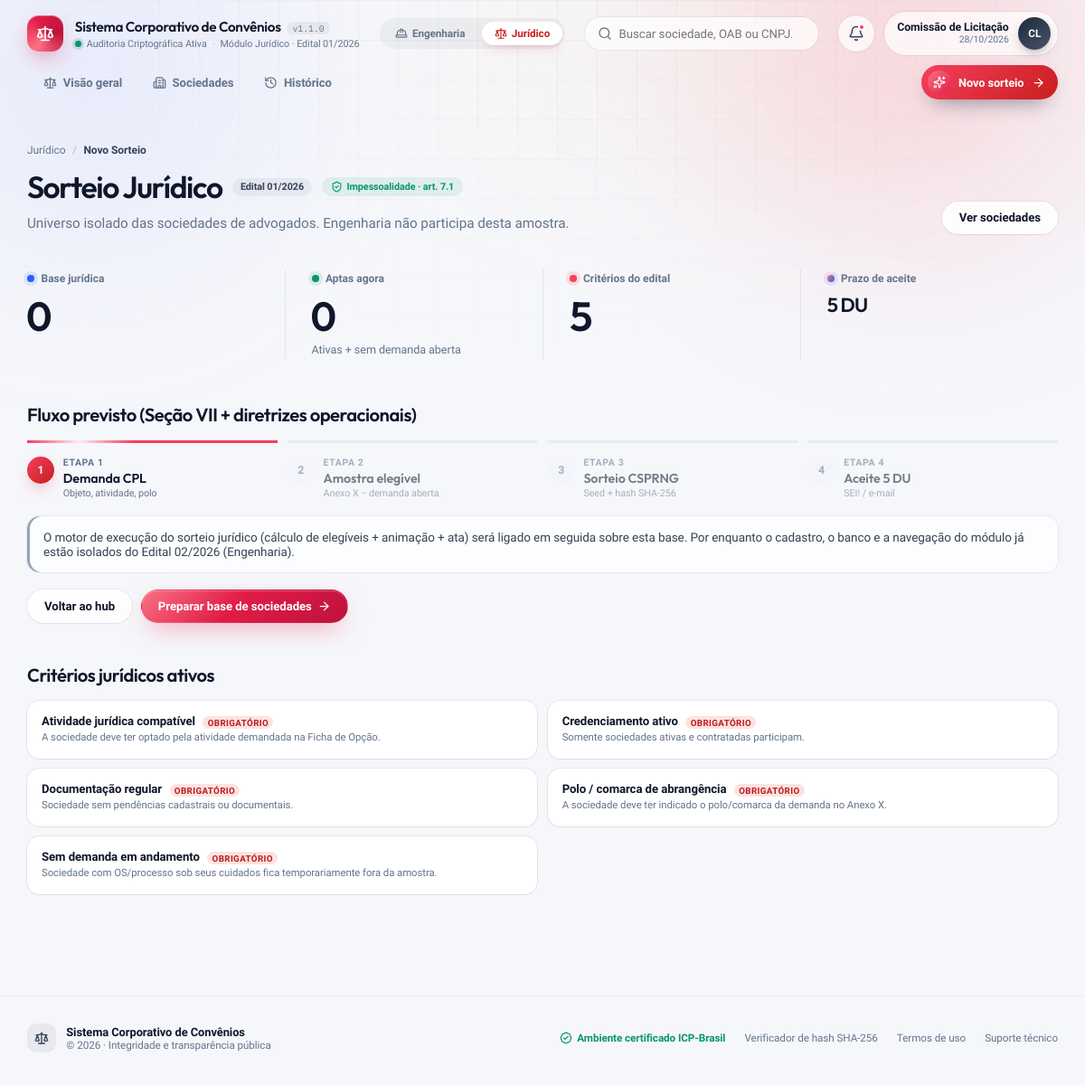
Screenshot of /index.php?page=juridico-sorteio with the database file from the repository.
### tables this page shows
CREATE TABLE IF NOT EXISTS juridico_criterios (
  codigo VARCHAR(60) PRIMARY KEY,
  nome VARCHAR(160) NOT NULL,
  descricao VARCHAR(500) NOT NULL DEFAULT '',
  obrigatorio TINYINT(1) NOT NULL DEFAULT 0,
  tipo VARCHAR(40) NOT NULL DEFAULT 'boolean',
  ativo TINYINT(1) NOT NULL DEFAULT 1
);

### index.php (called while the page is built, shortened)
<?php
require_once __DIR__ . '/utils/helpers.php';
require_once __DIR__ . '/services/JuridicoService.php';
$page = $_GET['page'] ?? 'dashboard';
$isJuridico = str_starts_with($page, 'juridico-');
$currentPage = $page;
require __DIR__ . '/layouts/main.php';

### utils/helpers.php (called while the page is built, shortened)
<?php
function app_config(?string $key = null, mixed $default = null): mixed
{
    static $config = null;
    if ($config === null) {
        $config = require dirname(__DIR__) . '/config/app.php';
    }
    $parts = explode('.', $key);
    $value = $config;
    foreach ($parts as $part) {
        $value = $value[$part];
    }
    return $value;
}
function e(?string $value): string
{
    return htmlspecialchars((string) $value, ENT_QUOTES | ENT_SUBSTITUTE, 'UTF-8');
}
function page_url(string $page, array $params = []): string
{
    $query = array_merge(['page' => $page], $params);
    return 'index.php?' . http_build_query($query);
}

### config/app.php (called while the page is built, shortened)
<?php
return [
    'name' => 'Sorteador de Convênios',
    'short_name' => 'Sorteador',
    'version' => '1.1.0',
    'org' => 'Sistema Corporativo de Convênios',
    'timezone' => 'America/Sao_Paulo',
    'locale' => 'pt_BR',
    'database' => [
        'enabled' => true,
        'driver' => 'mysql',
    ],
    'auth' => [
        'enabled' => false,
        'default_user' => [
            'id' => 'USR-001',
            'nome' => 'Operador Demo',
            'email' => 'operador@empresa.local',
            'perfil' => 'administrador',
        ],
    ],
    'geo' => [
        'provider' => 'mock',
        'enabled' => false,
    ],
    'draw' => [
        'mode' => 'mock',
        'auditable' => false,
    ],
];

### services/JuridicoService.php (called while the page is built, shortened)
<?php
require_once dirname(__DIR__) . '/utils/helpers.php';
final class JuridicoService
{
    public function getCatalogo(): array
    {
        if ($this->dbEnabled()) {
            try {
                $pdo = Database::pdo();
                $atividades = [];
                foreach ($pdo->query('SELECT codigo, nome FROM juridico_atividades_catalogo WHERE ativo = 1 ORDER BY nome') as $row) {
                    $atividades[$row['codigo']] = $row['nome'];
                }
                $polos = [];
                foreach ($pdo->query('SELECT codigo, nome FROM juridico_polos_catalogo WHERE ativo = 1 ORDER BY nome') as $row) {
                    $polos[$row['codigo']] = $row['nome'];
                }
                $criterios = [];
                foreach ($pdo->query('SELECT codigo, nome, descricao, obrigatorio FROM juridico_criterios WHERE ativo = 1') as $row) {
                    $criterios[] = [
                        'codigo' => $row['codigo'],
                        'nome' => $row['nome'],
                        'descricao' => $row['descricao'],
                        'obrigatorio' => (bool) $row['obrigatorio'],
                    ];
                }
                if ($atividades !== []) {
                    return compact('atividades', 'polos', 'criterios');
                }
            } catch (Throwable) {
            }
        }
        return require dirname(__DIR__) . '/mocks/juridico_catalogo.php';
    }
    public function listAll(): array
    {
        if ($this->dbEnabled()) {
            try {
                return $this->listFromDb();
            } catch (Throwable) {
            }
        }
        return $this->listFromFiles();
    }
    public function countAptas(): int
    {
        return count(array_filter($this->listAll(), static fn(SociedadeAdvogados $s): bool => $s->isAptaSorteio()));
    }
    private function listFromDb(): array
    {
        $pdo = Database::pdo();
        $rows = $pdo->query('SELECT * FROM sociedades_advogados ORDER BY ordem_credenciamento, razao_social')->fetchAll();
        $catalogo = $this->getCatalogo();
        $out = [];
        return $out;
    }
    private function dbEnabled(): bool
    {
        try {
            return true;
        } catch (Throwable) {
            return false;
        }
    }
}

### pages/juridico-sorteio.php (the view)
<?php
$juridico = new JuridicoService();
$catalogo = $juridico->getCatalogo();
$aptas = $juridico->countAptas();
$total = count($juridico->listAll());
?>
<nav class="breadcrumb" aria-label="Breadcrumb">
  <a href="<?= e(page_url('juridico-dashboard')) ?>">Jurídico</a>
  <span>/</span>
  <span>Novo Sorteio</span>
</nav>
<div class="empresas-hero">
  <div>
    <div class="dash-title-row">
      <h1>Sorteio Jurídico</h1>
      <span class="count-pill">Edital 01/2026</span>
      <span class="chip-success"><i data-lucide="shield-check"></i> Impessoalidade · art. 7.1</span>
    </div>
    <p class="subtitle">
      Universo isolado das sociedades de advogados. Engenharia não participa desta amostra.
    </p>
  </div>
  <div class="hero-actions">
    <a class="btn btn-outline" href="<?= e(page_url('juridico-sociedades')) ?>">Ver sociedades</a>
  </div>
</div>
<div class="kpi-grid kpi-grid-empresas">
  <article class="kpi-card kpi-blue">
    <div class="kpi-label">Base jurídica</div>
    <div class="kpi-value"><?= (int) $total ?></div>
  </article>
  <article class="kpi-card kpi-green">
    <div class="kpi-label">Aptas agora</div>
    <div class="kpi-value"><?= (int) $aptas ?></div>
    <div class="kpi-hint">Ativas + sem demanda aberta</div>
  </article>
  <article class="kpi-card kpi-red">
    <div class="kpi-label">Critérios do edital</div>
    <div class="kpi-value"><?= count($catalogo['criterios']) ?></div>
  </article>
  <article class="kpi-card kpi-last">
    <div class="kpi-label">Prazo de aceite</div>
    <div class="kpi-value" style="font-size:1.45rem;">5 DU</div>
  </article>
</div>
<section class="panel">
  <div class="panel-header"><h3>Fluxo previsto (Seção VII + diretrizes operacionais)</h3></div>
  <div class="panel-body">
    <ol class="wizard-steps" style="margin:0;box-shadow:none;border:none;padding:0;display:grid;grid-template-columns:repeat(4,1fr);gap:0.75rem;">
      <li class="wizard-step is-active">
        <span class="wizard-num">1</span>
        <span class="wizard-text"><strong>Etapa 1</strong><span>Demanda CPL</span><small>Objeto, atividade, polo</small></span>
      </li>
      <li class="wizard-step is-pending">
        <span class="wizard-num">2</span>
        <span class="wizard-text"><strong>Etapa 2</strong><span>Amostra elegível</span><small>Anexo X − demanda aberta</small></span>
      </li>
      <li class="wizard-step is-pending">
        <span class="wizard-num">3</span>
        <span class="wizard-text"><strong>Etapa 3</strong><span>Sorteio CSPRNG</span><small>Seed + hash SHA-256</small></span>
      </li>
      <li class="wizard-step is-pending">
        <span class="wizard-num">4</span>
        <span class="wizard-text"><strong>Etapa 4</strong><span>Aceite 5 DU</span><small>SEI! / e-mail</small></span>
      </li>
    </ol>
    <div class="alert alert-info" style="margin-top:1.25rem;margin-bottom:0;">
      O motor de execução do sorteio jurídico (cálculo de elegíveis + animação + ata) será ligado em seguida
      sobre esta base. Por enquanto o cadastro, o banco e a navegação do módulo já estão isolados do Edital 02/2026 (Engenharia).
    </div>
    <div class="actions-row" style="margin-top:1.25rem;">
      <a class="btn btn-outline" href="<?= e(page_url('juridico-dashboard')) ?>">Voltar ao hub</a>
      <a class="btn btn-accent" href="<?= e(page_url('juridico-sociedades')) ?>">
        Preparar base de sociedades <i data-lucide="arrow-right"></i>
      </a>
    </div>
  </div>
</section>
<section class="panel" style="margin-top:1.25rem;">
  <div class="panel-header"><h3>Critérios jurídicos ativos</h3></div>
  <div class="panel-body">
    <div class="checkbox-grid criteria-grid">
      <?php foreach ($catalogo['criterios'] as $c): ?>
        <div class="checkbox-item criteria-card" style="cursor:default;">
          <span>
            <div class="cb-title"><?= e($c['nome']) ?> <?php if (!empty($c['obrigatorio'])): ?><em class="req">obrigatório</em><?php endif; ?></div>
            <div class="cb-desc"><?= e($c['descricao']) ?></div>
          </span>
        </div>
      <?php endforeach; ?>
    </div>
  </div>
</section>

### layouts/main.php (shortened to what this page needs)
<!DOCTYPE html>
<html lang="pt-BR">
<head>
  <link rel="stylesheet" href="assets/css/app.css">
  <link rel="stylesheet" href="assets/css/theme.css">
</head>
<body class="page-<?= e($currentPage) ?><?= !empty($isJuridico) ? ' modulo-juridico' : ' modulo-engenharia' ?>">
  <div class="aurora" aria-hidden="true">
    <span class="aurora-blob aurora-a"></span>
    <span class="aurora-blob aurora-b"></span>
    <span class="aurora-blob aurora-c"></span>
    <span class="aurora-grid"></span>
  </div>
  <div class="app-frame">
    <?php require __DIR__ . '/header.php'; ?>
    <main class="content">
      <?php require $pageFile; ?>
    </main>
    <footer class="app-footer">
      <div class="footer-brand">
        <span class="footer-mark"><i data-lucide="scale"></i></span>
        <div>
          <strong><?= e(app_config('org')) ?></strong>
          <span>© <?= date('Y') ?> · Integridade e transparência pública</span>
        </div>
      </div>
      <div class="footer-links">
        <span class="footer-cert"><i data-lucide="badge-check"></i> Ambiente certificado ICP-Brasil</span>
        <a href="<?= e(page_url('auditoria')) ?>">Verificador de hash SHA-256</a>
        <a href="#">Termos de uso</a>
        <a href="#">Suporte técnico</a>
      </div>
    </footer>
  </div>
</body>
</html>

### layouts/header.php (shortened to what this page needs)
<?php
$isJuridico = $isJuridico ?? str_starts_with($currentPage ?? '', 'juridico-');
if ($isJuridico) {
    $navItems = [
        ['page' => 'juridico-dashboard', 'label' => 'Visão geral', 'icon' => 'scale'],
        ['page' => 'juridico-sociedades', 'label' => 'Sociedades', 'icon' => 'building-2'],
        ['page' => 'juridico-historico', 'label' => 'Histórico', 'icon' => 'history'],
        ['page' => 'juridico-sorteio', 'label' => 'Novo Sorteio Jurídico', 'icon' => 'shuffle', 'hidden_nav' => true],
    ];
    $ctaNav = ['page' => 'juridico-sorteio', 'label' => 'Novo sorteio', 'active' => ($currentPage ?? '') === 'juridico-sorteio'];
}
if (!function_exists('nav_is_active')) {
    function nav_is_active(string $itemPage, string $currentPage): bool
    {
        if ($itemPage === 'juridico-dashboard') {
            return $currentPage === 'juridico-dashboard';
        }
        if ($itemPage === 'juridico-sociedades') {
            return in_array($currentPage, ['juridico-sociedades', 'juridico-sociedade-form', 'juridico-sociedade-detalhe'], true);
        }
        if ($itemPage === 'juridico-historico') {
            return $currentPage === 'juridico-historico';
        }
        return $itemPage === $currentPage;
    }
}
$iniciaisUser = 'CL';
$nomeExibicao = 'Comissão de Licitação';
?>
<header class="app-header">
  <div class="header-top">
    <div class="brand-block">
      <div class="brand-mark" aria-hidden="true">
        <i data-lucide="scale"></i>
      </div>
      <div class="brand-text">
        <div class="brand-title-row">
          <strong><?= e(app_config('org')) ?></strong>
          <span class="brand-version">v<?= e(app_config('version')) ?></span>
        </div>
        <div class="brand-sub">
          <span class="live-dot" aria-hidden="true"></span>
          Auditoria Criptográfica Ativa
          <span class="brand-sep">·</span>
          <?= $isJuridico ? 'Módulo Jurídico · Edital 01/2026' : 'Módulo Engenharia · Edital 02/2026' ?>
        </div>
      </div>
    </div>
    <div class="module-switch" role="navigation" aria-label="Credenciamento">
      <a class="module-chip <?= !$isJuridico ? 'is-active' : '' ?>" href="<?= e(page_url('dashboard')) ?>">
        <i data-lucide="hard-hat"></i> Engenharia
      </a>
      <a class="module-chip <?= $isJuridico ? 'is-active' : '' ?>" href="<?= e(page_url('juridico-dashboard')) ?>">
        <i data-lucide="scale"></i> Jurídico
      </a>
    </div>
    <form class="header-search" action="index.php" method="get" role="search">
      <i data-lucide="search"></i>
      <input type="search" name="busca" placeholder="<?= $isJuridico ? 'Buscar sociedade, OAB ou CNPJ...' : 'Buscar empresa, token ou ata...' ?>" aria-label="Buscar">
    </form>
    <div class="header-actions">
      <button type="button" class="icon-btn" aria-label="Notificações">
        <i data-lucide="bell"></i>
        <span class="notif-dot"></span>
      </button>
      <div class="user-chip">
        <div class="user-chip-text">
          <strong><?= e($nomeExibicao) ?></strong>
          <span><?= e(date('d/m/Y')) ?></span>
        </div>
        <div class="user-avatar"><?= e($iniciaisUser) ?></div>
      </div>
    </div>
  </div>
  <nav class="header-nav" id="headerNav" aria-label="Menu principal">
    <div class="nav-tabs">
      <?php foreach ($navItems as $item): ?>
        <?php if (!empty($item['hidden_nav'])) continue; ?>
        <a class="nav-tab <?= nav_is_active($item['page'], $currentPage) ? 'active' : '' ?>"
           href="<?= e(page_url($item['page'])) ?>">
          <i data-lucide="<?= e($item['icon']) ?>"></i>
          <?= e($item['label']) ?>
        </a>
      <?php endforeach; ?>
    </div>
    <a class="nav-cta <?= $ctaNav['active'] ? 'is-active' : '' ?>" href="<?= e(page_url($ctaNav['page'])) ?>">
      <span class="nav-cta-icon"><i data-lucide="sparkles"></i></span>
      <?= e($ctaNav['label']) ?>
      <i data-lucide="arrow-right" class="nav-cta-arrow"></i>
    </a>
  </nav>
</header>

### rows the page displays
juridico_criterios: nome "Atividade jurídica compatível", obrigatorio "OBRIGATÓRIO", descricao "A sociedade deve ter optado pela atividade demandada na Ficha de Opção."
juridico_criterios: nome "Credenciamento ativo", obrigatorio "OBRIGATÓRIO", descricao "Somente sociedades ativas e contratadas participam."
juridico_criterios: nome "Documentação regular", obrigatorio "OBRIGATÓRIO", descricao "Sociedade sem pendências cadastrais ou documentais."
juridico_criterios: nome "Polo / comarca de abrangência", obrigatorio "OBRIGATÓRIO", descricao "A sociedade deve ter indicado o polo/comarca da demanda no Anexo X."
juridico_criterios: nome "Sem demanda em andamento", obrigatorio "OBRIGATÓRIO", descricao "Sociedade com OS/processo sob seus cuidados fica temporariamente fora da amostra."

### other values shown
app_config('org') "Sistema Corporativo de Convênios"
app_config('version') "1.1.0"
$nomeExibicao "Comissão de Licitação"
$iniciaisUser "CL"
$item['label'] "Visão geral"
$item['label'] "Sociedades"
$item['label'] "Histórico"
$ctaNav['label'] "Novo sorteio"
$total "0"
$aptas "0"
count($catalogo['criterios']) "5"
